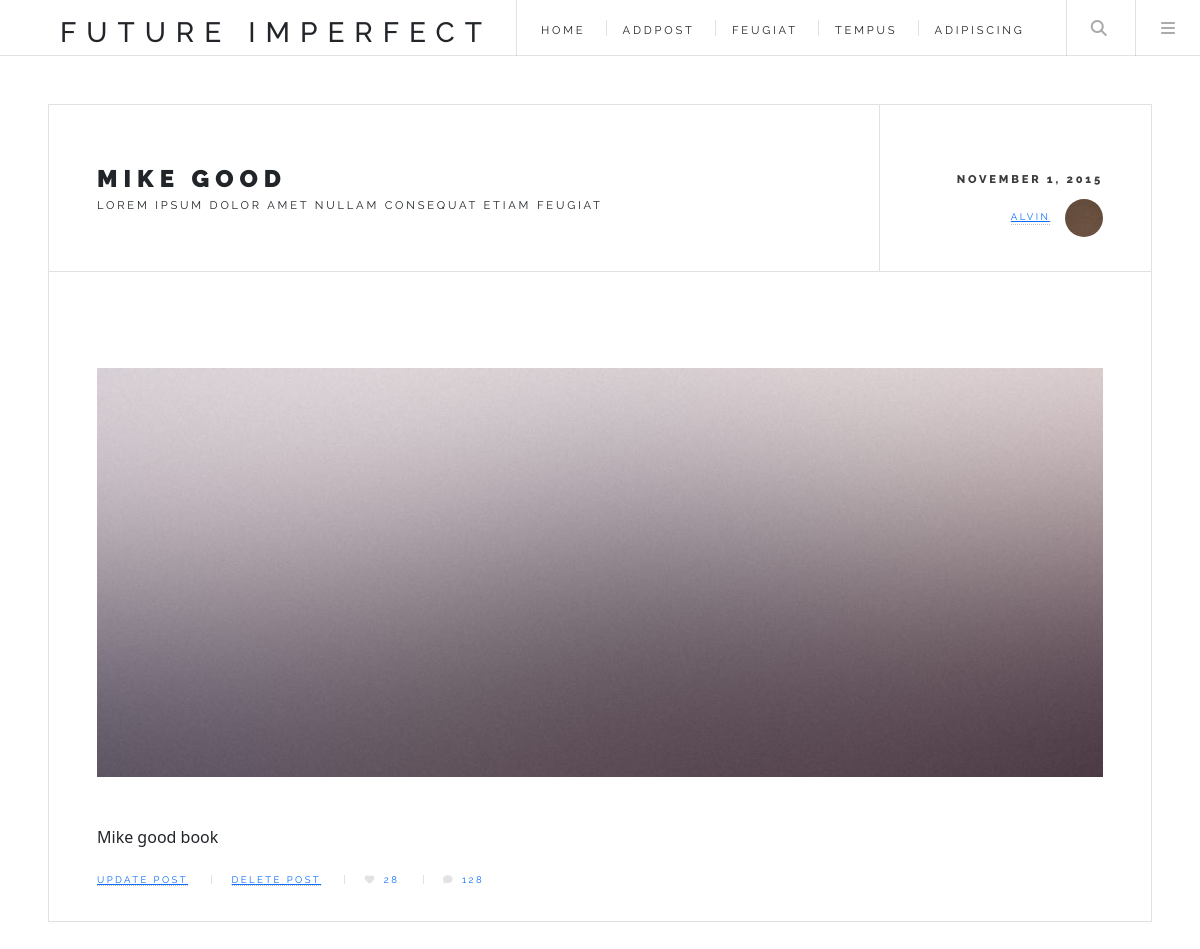
The page /article/23/ on the database its author committed.
### blog/models.py (models this page shows, shortened)
class Post(models.Model):
    title = models.CharField(max_length=200)
    author = models.ForeignKey(User,on_delete=models.CASCADE)
    body = models.TextField()
    date = models.DateTimeField(auto_now_add=True)

### blog/views.py (the view)
class Article(DetailView):
    model = Post
    template_name = 'article.html'

### templates/article.html
{% extends 'index.html' %}
{% load static %}
{% block content %}
    <div id="main">
		<article class="post">
			<header>
				<div class="title">
					<h2>{{ post.title }}</h2>
					<p>Lorem ipsum dolor amet nullam consequat etiam feugiat</p>
				</div>
				<div class="meta">
					<time class="published" datetime="2015-11-01">November 1, 2015</time>
					<a href="#" class="author"><span class="name">{{ post.author }}</span><img src="images/avatar.jpg" alt="" /></a>
				</div>
			</header>
			<a href="single.html" class="image featured">
				<a href="single.html" class="image featured"><img src="images/pic02.jpg" alt="" /></a>
			</a>
			<p>{{ post.body }}</p>
			<footer>
				<ul class="stats">
					<li><a href="{% url 'update_post' post.pk %}">Update Post</a></li>
					<li><a href="{% url 'delete_post' post.pk %}">Delete Post</a></li>
					<li><a href="#" class="icon solid fa-heart">28</a></li>
					<li><a href="#" class="icon solid fa-comment">128</a></li>
				</ul>
			</footer>
		</article>
    </div>
{% endblock %}

### rows shown on the page
Post: title "MIKE GOOD", author "ALVIN", body "Mike good book"
